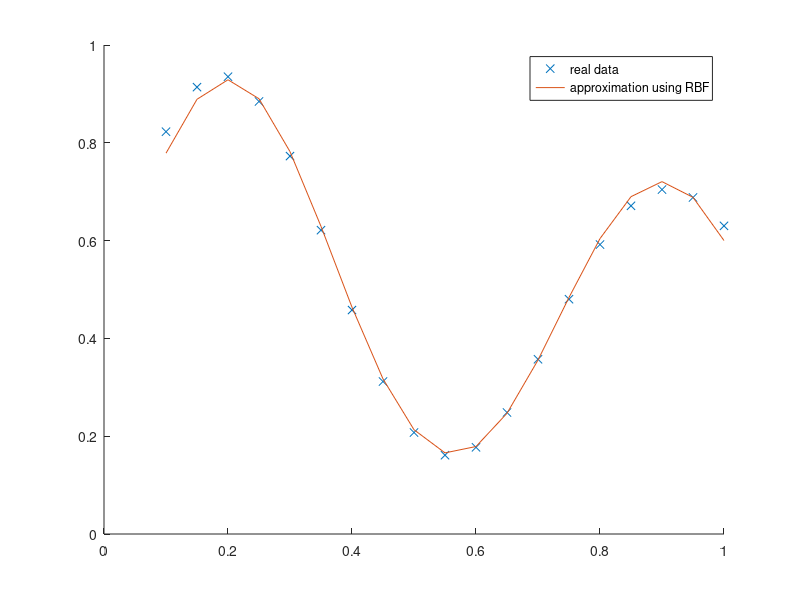

Reproduce this figure in MATLAB. (Note: this script raises an error after producing the figure.)
clear all
close all
x = 0.1: 1/20: 1;

d = (1 + 0.6 * sin (2 * pi * x / 0.7) + 0.3 * sin (2 * pi * x)) / 2;

hold on
plot(x, d, 'x')

c1 = 0.2;
c2 = 0.9;
r1 = 0.18;
r2 = 0.18;


w1 = randn(1);
w2 = randn(1);
b = randn(1);

y = zeros(1,20);
learning_rate = 0.1;

% training
for j=1:100
   for i=1:length(x)
        phi_1 = exp(-(x(i)-c1)^2/(2*r1^2));
        phi_2 = exp(-(x(i)-c2)^2/(2*r2^2));

        y = phi_1*w1 + phi_2*w2 + b;
        e = d(i) - y;

        w1 = w1 + learning_rate * e * phi_1;
        w2 = w2 + learning_rate * e * phi_2;
        b = b + learning_rate * e;
   end
end

% Validation
% In this step we only compute the output

Y = []

for i=1:length(x)
    phi_1 = exp(-(x(i)-c1)^2/(2*r1^2));
    phi_2 = exp(-(x(i)-c2)^2/(2*r2^2));

    y = phi_1*w1 + phi_2*w2 + b;

    Y = [Y y]
end

% Plot results
plot(x, Y, '-');
legend('real data', 'approximation using RBF');
hold off;

% -----------------------
% Papildoma uzduotis
% Apmokykite SBF tinklą kitu algoritmu, kuris taip pat atnaujina/parenka automatiškai
% ir centrų c1, c2 bei spindulių r1, r2 reikšmes.
% 1. surandame centru vietas pagal k-means
new_arr = []; % CHANGE NAME

for i=1:length(x)
    % pakeiciam reiksmes lygtais butu histograma, kad vienas taskas (y)
    % nusako kiek reiksmiu x yra.
    % jei x = 0.1 y = 0.92, tai pakeiciam, kad 0.1 yra 92 irasai.
    val = ones(1,round(d(i)*100)) * x(i); % TODO rename
    new_arr = [new_arr val];
end

% atvaizduojam duomenis
figure(2);
histogram(new_arr, 19);

% surandame grupes ir centrus
[idx,C] = kmeans(new_arr.' ,2); % - 2, nes zinau, kad 2 centrai, bet nezinau kur

% atrenkam taskus i klusterius
cluster_1 = new_arr(idx == 1);
cluster_2 = new_arr(idx == 2);

% pagal standartini nuokrypi randam radius
radius_1 = std(cluster_1);
radius_2 = std(cluster_2);

% TODO: pridek apmokyma ir vaizdavima kaip apsimoko su siais budais.

% TODO rask max jei d(1) < d(2) && d(2) > d(3) kol surandam